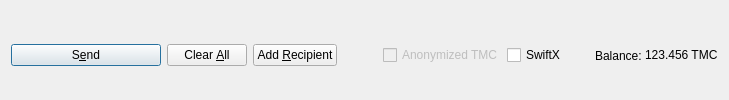
         <widget class="QFrame" name="frame_Send">
          <layout class="QHBoxLayout" name="horizontalLayout">
           <property name="bottomMargin">
            <number>0</number>
           </property>
           <item>
            <widget class="QPushButton" name="sendButton">
             <property name="minimumSize">
              <size>
               <width>150</width>
               <height>0</height>
              </size>
             </property>
             <property name="toolTip">
              <string>Confirm the send action</string>
             </property>
             <property name="text">
              <string>S&amp;end</string>
             </property>
             <property name="icon">
              <iconset resource="../timicoin.qrc">
               <normaloff>:/icons/send</normaloff>:/icons/send</iconset>
             </property>
             <property name="autoDefault">
              <bool>false</bool>
             </property>
             <property name="default">
              <bool>true</bool>
             </property>
            </widget>
           </item>
           <item>
            <widget class="QPushButton" name="clearButton">
             <property name="sizePolicy">
              <sizepolicy hsizetype="Minimum" vsizetype="Fixed">
               <horstretch>0</horstretch>
               <verstretch>0</verstretch>
              </sizepolicy>
             </property>
             <property name="toolTip">
              <string>Clear all fields of the form.</string>
             </property>
             <property name="text">
              <string>Clear &amp;All</string>
             </property>
             <property name="icon">
              <iconset resource="../timicoin.qrc">
               <normaloff>:/icons/remove</normaloff>:/icons/remove</iconset>
             </property>
             <property name="autoDefault">
              <bool>false</bool>
             </property>
            </widget>
           </item>
           <item>
            <widget class="QPushButton" name="addButton">
             <property name="toolTip">
              <string>Send to multiple recipients at once</string>
             </property>
             <property name="text">
              <string>Add &amp;Recipient</string>
             </property>
             <property name="icon">
              <iconset resource="../timicoin.qrc">
               <normaloff>:/icons/add</normaloff>:/icons/add</iconset>
             </property>
             <property name="autoDefault">
              <bool>false</bool>
             </property>
            </widget>
           </item>
           <item>
            <spacer name="horizontalSpacer">
             <property name="orientation">
              <enum>Qt::Horizontal</enum>
             </property>
             <property name="sizeHint" stdset="0">
              <size>
               <width>40</width>
               <height>20</height>
              </size>
             </property>
            </spacer>
           </item>
           <item>
            <layout class="QHBoxLayout" name="horizontalLayout_2">
             <property name="spacing">
              <number>3</number>
             </property>
             <item>
              <widget class="QCheckBox" name="checkzTMC">
               <property name="enabled">
                <bool>false</bool>
               </property>
               <property name="text">
                <string>Anonymized TMC</string>
               </property>
              </widget>
             </item>
             <item>
              <widget class="QCheckBox" name="checkSwiftTX">
               <property name="enabled">
                <bool>true</bool>
               </property>
               <property name="minimumSize">
                <size>
                 <width>85</width>
                 <height>0</height>
                </size>
               </property>
               <property name="text">
                <string>SwiftX</string>
               </property>
              </widget>
             </item>
             <item>
              <widget class="QLabel" name="label">
               <property name="text">
                <string>Balance:</string>
               </property>
              </widget>
             </item>
             <item>
              <widget class="QLabel" name="labelBalance">
               <property name="sizePolicy">
                <sizepolicy hsizetype="Preferred" vsizetype="Fixed">
                 <horstretch>0</horstretch>
                 <verstretch>0</verstretch>
                </sizepolicy>
               </property>
               <property name="cursor">
                <cursorShape>IBeamCursor</cursorShape>
               </property>
               <property name="text">
                <string notr="true">123.456 TMC</string>
               </property>
               <property name="textInteractionFlags">
                <set>Qt::LinksAccessibleByMouse|Qt::TextSelectableByKeyboard|Qt::TextSelectableByMouse</set>
               </property>
              </widget>
             </item>
            </layout>
           </item>
          </layout>
         </widget>
